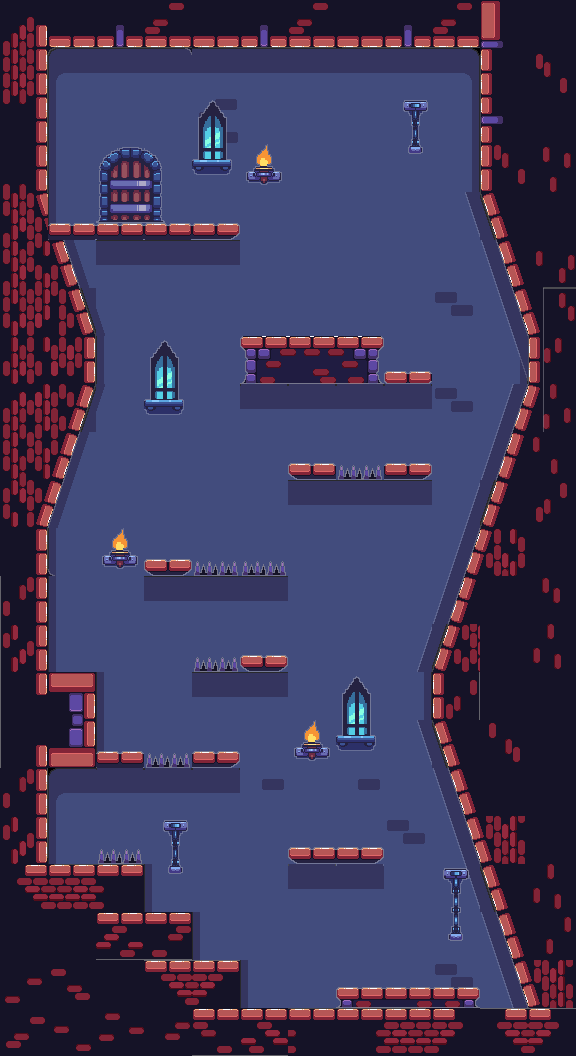

A level layout from a 2D game, rendered from its tile map. Below: a short description, then the map file with its tile-grid data intact:
An orthogonal 12x22 tile map with 48x48 px tiles, 3 tile layers (Background 1, Background 2, Background 3) and 30 objects.

<map version="1.5" tiledversion="1.7.2" orientation="orthogonal" renderorder="right-down" width="12" height="22" tilewidth="48" tileheight="48" infinite="0" nextlayerid="7" nextobjectid="40">
 <tileset firstgid="1" source="map_5.tsx" />
 <layer id="1" name="Background 1" width="12" height="22">
  <data encoding="csv">
2684354651,20,21,22,20,21,22,20,21,22,2684354579,2684354561,
2684354652,218,219,219,219,219,219,219,219,228,2684354580,2684354562,
2684354653,236,238,238,245,238,238,238,238,246,2684354581,1,
2684354654,236,238,238,238,238,238,238,238,246,2684354582,2684354564,
2684354655,236,238,238,238,238,238,238,238,238,3758096593,1,
2684354656,1610612941,219,219,219,238,238,238,238,238,238,2684354566,
2684354657,536871121,1610612958,238,238,238,238,238,238,239,238,3758096390,
2684354658,2684354640,236,238,238,238,238,238,238,238,246,3758096389,
2684354659,1610612945,536871134,238,238,206,206,206,206,239,238,3758096388,
2684354660,536871117,238,238,238,238,238,238,238,238,238,3758096387,
2684354661,536871133,238,238,238,238,219,219,219,238,2684354769,3758096386,
2684354662,236,238,238,238,238,238,238,238,238,1610612837,1,
2684354669,236,238,219,219,219,238,238,238,238,1,1610612741,
2684354670,236,238,238,238,238,238,238,238,2684354769,1,1610612740,
2684354680,69,236,238,219,219,238,238,246,1610612845,1,1,
2684354681,87,236,238,238,238,238,238,238,3758096593,1610612738,1,
536870934,218,206,206,206,224,238,224,238,238,1610612737,1610612737,
536870942,236,238,238,238,238,238,238,239,238,1610612831,1,
91,92,93,236,206,206,206,238,238,238,3758096593,1610612740,
2147483649,1,2147483758,2147483757,236,238,238,238,238,238,238,1610612739,
2147483651,2147483650,2147483649,1073741942,1073741943,236,238,238,238,239,238,1610612831,
2,3,4,5,109,110,2147483742,2147483741,2147483740,2147483739,1073741940,1073741941
</data>
 </layer>
 <layer id="2" name="Background 2" width="12" height="22">
  <data encoding="csv">
0,0,0,0,0,0,0,0,0,0,0,0,
0,2684354634,2684354616,2684354598,0,0,0,0,0,0,0,0,
0,2684354635,2684354617,2684354599,289,0,0,0,0,0,0,0,
0,2684354636,2684354618,2684354600,307,0,0,0,0,0,0,0,
0,188,188,188,189,0,0,0,0,536871121,2684354583,0,
0,2684354638,2684354620,2684354602,0,0,0,0,0,0,1610612941,0,
0,2684354639,2684354621,2684354603,0,0,0,0,0,0,1610612940,2684354567,
0,0,2684354622,2684354604,0,184,185,186,151,0,536871121,2684354568,
0,2684354641,2684354623,2684354605,0,0,0,0,0,0,536871116,2684354569,
0,2684354642,2684354624,2684354606,0,0,187,157,189,0,536871117,0,
0,2684354643,2684354625,2684354607,0,0,0,0,0,1610612945,2684354589,0,
0,2684354644,2684354626,169,157,157,0,0,0,536871116,0,0,
0,0,0,0,0,0,0,0,0,536871117,0,0,
0,0,0,0,157,169,0,0,1610612945,1610612817,0,0,
0,0,0,0,0,0,0,0,0,0,0,0,
0,0,188,157,189,0,0,0,536871121,2684354583,0,0,
0,0,0,0,0,0,0,0,0,1610612941,0,0,
0,0,157,0,0,0,187,189,0,1610612940,0,0,
0,0,0,0,238,238,206,206,238,536871121,2684354583,0,
0,0,0,0,0,0,0,0,0,0,1610612941,0,
0,0,0,0,0,0,0,148,149,150,1610612940,0,
0,0,0,0,0,0,0,0,0,0,0,0
</data>
 </layer>
 <layer id="3" name="Background 3" width="12" height="22">
  <data encoding="csv">
0,0,0,0,0,0,0,0,0,0,0,0,
0,0,0,0,0,0,0,0,0,0,0,0,
0,0,0,0,0,0,0,0,361,0,0,0,
0,0,290,291,0,217,0,0,379,0,0,0,
0,0,308,309,0,0,0,0,0,0,0,0,
0,0,0,0,0,0,0,0,0,0,2684354584,0,
0,0,0,0,0,0,0,0,0,0,2684354585,0,
0,0,0,289,0,0,0,0,0,0,0,0,
0,0,0,307,0,0,0,0,0,0,3758096409,0,
0,0,0,0,0,0,0,0,0,0,3758096408,0,
0,0,0,0,0,0,0,0,0,0,0,0,
0,0,217,0,0,0,0,0,0,3758096409,0,0,
0,0,0,0,0,0,0,0,0,3758096408,0,0,
0,0,0,0,0,0,0,0,0,0,0,0,
0,0,0,0,0,0,0,289,0,0,0,0,
0,0,0,0,0,0,217,307,0,0,0,0,
0,0,0,0,0,0,0,0,0,2684354584,0,0,
0,0,0,361,0,0,0,0,0,2684354585,0,0,
0,0,0,379,0,0,0,0,0,362,0,0,
0,0,0,0,0,0,0,0,0,380,2684354584,0,
0,0,0,0,0,0,0,0,0,0,2684354585,0,
0,0,0,0,0,0,0,0,0,0,0,0
</data>
 </layer>
 <objectgroup id="4" name="Walls">
  <object id="1" x="48.6667" y="48">
   <polygon points="0,0 429.333,0 216,-28.6667" />
  </object>
  <object id="2" x="48" y="48">
   <polygon points="0,0 1.33333,175.333 -27.3333,82.6667" />
  </object>
  <object id="3" x="479.333" y="48.6667">
   <polygon points="0,0 0,141.333 28.6667,68.6667" />
  </object>
  <object id="4" x="62.6667" y="242">
   <polygon points="0,0 34.6667,92.6667 34,140 -14,284.667" />
  </object>
  <object id="5" x="50.6667" y="222.667">
   <polygon points="0,0 187.333,1.33333 188,11.3333 182,16.6667 -17.3333,16.6667" />
  </object>
  <object id="8" x="288.667" y="463.333">
   <polygon points="0,0 46,-0.666667 48,13.3333 12.6667,16 -0.666667,10" />
  </object>
  <object id="9" x="384" y="462">
   <polygon points="0,0 46.6667,0.666667 47.3333,10.6667 38.6667,16 2,15.3333" />
  </object>
  <object id="10" x="144" y="560.667">
   <polygon points="0,0 48,-1.33333 48,8 42.6667,12.6667 9.33333,15.3333 -0.666667,8" />
  </object>
  <object id="11" x="240.667" y="656">
   <polygon points="0,0 46.6667,0 47.3333,10 38,14.6667 10,15.3333 0,9.33333" />
  </object>
  <object id="12" x="48" y="528">
   <polygon points="0,0 -0.666667,143.333 -34,65.3333" />
  </object>
  <object id="13" x="48" y="672">
   <polygon points="0,0 48,-0.666667 48,78.6667 95.3333,78.6667 94.6667,94 -0.666667,96.6667" />
  </object>
  <object id="14" x="46.6667" y="770.667">
   <polygon points="0,0 1.33333,92.6667 -25.3333,44" />
  </object>
  <object id="16" x="48.6667" y="862.667">
   <polygon points="0,0 96,0 95.3333,49.3333" />
  </object>
  <object id="17" x="143.333" y="912">
   <polygon points="0,0 48.6667,0.666667 47.3333,49.3333" />
  </object>
  <object id="18" x="190.667" y="961.333">
   <polygon points="0,0 50,-0.666667 49.3333,48" />
  </object>
  <object id="19" x="240" y="1008.67">
   <polygon points="0,0 95.3333,-0.666667 100,-7.33333 96,-13.3333 95.3333,-22.6667 239.333,-21.3333 241.333,-14 235.333,-10 235.333,-4.66667 241.333,-1.33333 290.667,-0.666667 107.333,37.3333" />
  </object>
  <object id="21" x="192" y="752">
   <polygon points="0,0 48,-1.33333 48,8 39.3333,15.3333 0,15.3333" />
  </object>
  <object id="22" x="431.333" y="720.667">
   <polygon points="0,0 98.6667,288.667 72,-1.33333" />
  </object>
  <object id="23" x="432" y="670">
   <polygon points="0,0 -1.33333,47.3333 19.3333,26.6667" />
  </object>
  <object id="24" x="430.667" y="668">
   <polygon points="0,0 97.3333,-282 90.6667,-116" />
  </object>
  <object id="25" x="528" y="336.667">
   <polygon points="0,0 0,45.3333 17.3333,21.3333" />
  </object>
  <object id="26" x="479.333" y="191.333">
   <polygon points="0,0 49.3333,144.667 56,49.3333" />
  </object>
  <object id="37" x="288.727" y="848">
   <polygon points="0,0 95,-0.5 95.5,9 87.833,16.6667 10.6667,17.3333 -0.666667,8" />
  </object>
  <object id="38" x="239" y="337">
   <polygon points="0,0 143.5,-0.5 144.5,7 140,14 139,38 145,46 145,34 192.5,34 192.5,47.5 0.5,47.5 7.5,36.5 6.5,14.5 1.5,9.5" />
  </object>
 </objectgroup>
 <objectgroup id="5" name="Traps">
  <object id="27" x="96" y="863">
   <polygon points="0,0 3.66667,-15 42.3333,-14.6667 46.3333,-1" />
  </object>
  <object id="28" x="145.333" y="768">
   <polygon points="0,0 3.66667,-16 40.3333,-15.6667 45.6667,-0.333333" />
  </object>
  <object id="30" x="191.667" y="673">
   <polygon points="0,0 5.33333,-16.3333 43.3333,-16.6667 49,-1.66667" />
  </object>
  <object id="31" x="191.333" y="576.667">
   <polygon points="0,0 4.66667,-16.3333 91,-16.6667 95.6667,-0.666667" />
  </object>
  <object id="32" x="335.667" y="480.333">
   <polygon points="0,0 4.66667,-16 42.6667,-16.3333 48.6667,-1" />
  </object>
 </objectgroup>
 <objectgroup id="6" name="Door">
  <object id="34" x="95.3333" y="221.667">
   <polygon points="0,0 4.33333,-6.33333 4.66667,-57.3333 7.66667,-63.6667 11.3333,-67 18.6667,-72 27.3333,-74 44,-74 50.6667,-72 58,-67.6667 63.6667,-60.6667 65,-54.3333 66.3333,-4 70.6667,0.333333" />
  </object>
 </objectgroup>
</map>
